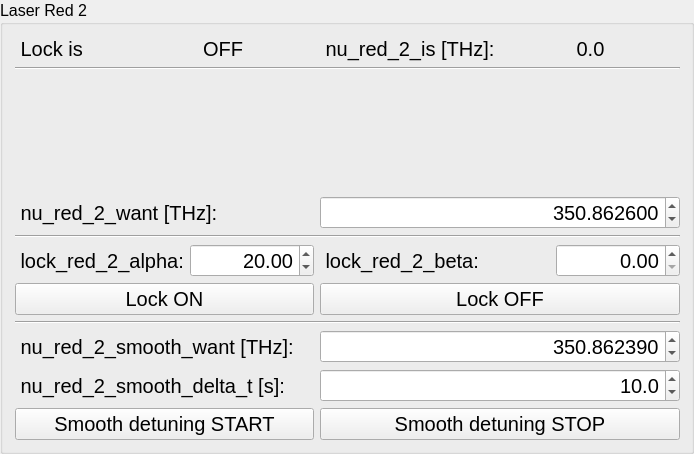
           <widget class="QGroupBox" name="groupBox_4">
            <property name="font">
             <font>
              <pointsize>12</pointsize>
             </font>
            </property>
            <property name="title">
             <string>Laser Red 2</string>
            </property>
            <layout class="QVBoxLayout" name="verticalLayout_5">
             <item>
              <layout class="QGridLayout" name="gridLayout_5">
               <item row="6" column="5" colspan="4">
                <widget class="QDoubleSpinBox" name="doubleSpinBox_nu_red_2_want">
                 <property name="font">
                  <font>
                   <pointsize>15</pointsize>
                  </font>
                 </property>
                 <property name="alignment">
                  <set>Qt::AlignRight|Qt::AlignTrailing|Qt::AlignVCenter</set>
                 </property>
                 <property name="decimals">
                  <number>6</number>
                 </property>
                 <property name="minimum">
                  <double>350.000000000000000</double>
                 </property>
                 <property name="maximum">
                  <double>351.000000000000000</double>
                 </property>
                 <property name="singleStep">
                  <double>0.000001000000000</double>
                 </property>
                 <property name="value">
                  <double>350.862599999999986</double>
                 </property>
                </widget>
               </item>
               <item row="13" column="5" colspan="4">
                <widget class="QPushButton" name="pushButton_smooth_change_laser_red_2_stop">
                 <property name="font">
                  <font>
                   <pointsize>15</pointsize>
                  </font>
                 </property>
                 <property name="text">
                  <string>Smooth detuning STOP</string>
                 </property>
                </widget>
               </item>
               <item row="3" column="0">
                <spacer name="verticalSpacer_12">
                 <property name="orientation">
                  <enum>Qt::Vertical</enum>
                 </property>
                 <property name="sizeHint" stdset="0">
                  <size>
                   <width>1</width>
                   <height>40</height>
                  </size>
                 </property>
                </spacer>
               </item>
               <item row="12" column="1" colspan="4">
                <widget class="QLabel" name="label_30">
                 <property name="font">
                  <font>
                   <pointsize>15</pointsize>
                  </font>
                 </property>
                 <property name="text">
                  <string> nu_red_2_smooth_delta_t [s]:</string>
                 </property>
                </widget>
               </item>
               <item row="8" column="1" colspan="3">
                <widget class="QLabel" name="label_27">
                 <property name="font">
                  <font>
                   <pointsize>15</pointsize>
                  </font>
                 </property>
                 <property name="text">
                  <string> lock_red_2_alpha:</string>
                 </property>
                </widget>
               </item>
               <item row="13" column="1" colspan="4">
                <widget class="QPushButton" name="pushButton_smooth_change_laser_red_2_start">
                 <property name="font">
                  <font>
                   <pointsize>15</pointsize>
                  </font>
                 </property>
                 <property name="text">
                  <string>Smooth detuning START</string>
                 </property>
                </widget>
               </item>
               <item row="9" column="1" colspan="4">
                <widget class="QPushButton" name="pushButton_lock_laser_red_2_on">
                 <property name="font">
                  <font>
                   <pointsize>15</pointsize>
                  </font>
                 </property>
                 <property name="text">
                  <string>Lock ON</string>
                 </property>
                </widget>
               </item>
               <item row="11" column="1" colspan="4">
                <widget class="QLabel" name="label_29">
                 <property name="font">
                  <font>
                   <pointsize>15</pointsize>
                  </font>
                 </property>
                 <property name="text">
                  <string> nu_red_2_smooth_want [THz]:</string>
                 </property>
                </widget>
               </item>
               <item row="8" column="5" colspan="3">
                <widget class="QLabel" name="label_28">
                 <property name="font">
                  <font>
                   <pointsize>15</pointsize>
                  </font>
                 </property>
                 <property name="text">
                  <string> lock_red_2_beta:</string>
                 </property>
                </widget>
               </item>
               <item row="9" column="5" colspan="4">
                <widget class="QPushButton" name="pushButton_lock_laser_red_2_off">
                 <property name="font">
                  <font>
                   <pointsize>15</pointsize>
                  </font>
                 </property>
                 <property name="text">
                  <string>Lock OFF</string>
                 </property>
                </widget>
               </item>
               <item row="0" column="7">
                <spacer name="horizontalSpacer_28">
                 <property name="orientation">
                  <enum>Qt::Horizontal</enum>
                 </property>
                 <property name="sizeHint" stdset="0">
                  <size>
                   <width>40</width>
                   <height>1</height>
                  </size>
                 </property>
                </spacer>
               </item>
               <item row="0" column="5">
                <spacer name="horizontalSpacer_30">
                 <property name="orientation">
                  <enum>Qt::Horizontal</enum>
                 </property>
                 <property name="sizeHint" stdset="0">
                  <size>
                   <width>40</width>
                   <height>1</height>
                  </size>
                 </property>
                </spacer>
               </item>
               <item row="0" column="8">
                <spacer name="horizontalSpacer_19">
                 <property name="orientation">
                  <enum>Qt::Horizontal</enum>
                 </property>
                 <property name="sizeHint" stdset="0">
                  <size>
                   <width>40</width>
                   <height>1</height>
                  </size>
                 </property>
                </spacer>
               </item>
               <item row="0" column="1">
                <spacer name="horizontalSpacer_34">
                 <property name="orientation">
                  <enum>Qt::Horizontal</enum>
                 </property>
                 <property name="sizeHint" stdset="0">
                  <size>
                   <width>40</width>
                   <height>1</height>
                  </size>
                 </property>
                </spacer>
               </item>
               <item row="0" column="4">
                <spacer name="horizontalSpacer_31">
                 <property name="orientation">
                  <enum>Qt::Horizontal</enum>
                 </property>
                 <property name="sizeHint" stdset="0">
                  <size>
                   <width>40</width>
                   <height>1</height>
                  </size>
                 </property>
                </spacer>
               </item>
               <item row="0" column="3">
                <spacer name="horizontalSpacer_32">
                 <property name="orientation">
                  <enum>Qt::Horizontal</enum>
                 </property>
                 <property name="sizeHint" stdset="0">
                  <size>
                   <width>40</width>
                   <height>1</height>
                  </size>
                 </property>
                </spacer>
               </item>
               <item row="0" column="2">
                <spacer name="horizontalSpacer_33">
                 <property name="orientation">
                  <enum>Qt::Horizontal</enum>
                 </property>
                 <property name="sizeHint" stdset="0">
                  <size>
                   <width>40</width>
                   <height>1</height>
                  </size>
                 </property>
                </spacer>
               </item>
               <item row="0" column="6">
                <spacer name="horizontalSpacer_29">
                 <property name="orientation">
                  <enum>Qt::Horizontal</enum>
                 </property>
                 <property name="sizeHint" stdset="0">
                  <size>
                   <width>40</width>
                   <height>1</height>
                  </size>
                 </property>
                </spacer>
               </item>
               <item row="8" column="4">
                <widget class="QDoubleSpinBox" name="doubleSpinBox_lock_red_2_alpha">
                 <property name="font">
                  <font>
                   <pointsize>15</pointsize>
                  </font>
                 </property>
                 <property name="alignment">
                  <set>Qt::AlignRight|Qt::AlignTrailing|Qt::AlignVCenter</set>
                 </property>
                 <property name="decimals">
                  <number>2</number>
                 </property>
                 <property name="maximum">
                  <double>999999.000000000000000</double>
                 </property>
                 <property name="singleStep">
                  <double>0.050000000000000</double>
                 </property>
                 <property name="value">
                  <double>20.000000000000000</double>
                 </property>
                </widget>
               </item>
               <item row="8" column="8">
                <widget class="QDoubleSpinBox" name="doubleSpinBox_lock_red_2_beta">
                 <property name="font">
                  <font>
                   <pointsize>15</pointsize>
                  </font>
                 </property>
                 <property name="alignment">
                  <set>Qt::AlignRight|Qt::AlignTrailing|Qt::AlignVCenter</set>
                 </property>
                 <property name="maximum">
                  <double>999999.000000000000000</double>
                 </property>
                 <property name="singleStep">
                  <double>0.010000000000000</double>
                 </property>
                </widget>
               </item>
               <item row="11" column="5" colspan="4">
                <widget class="QDoubleSpinBox" name="doubleSpinBox_nu_red_2_smooth_want">
                 <property name="font">
                  <font>
                   <pointsize>15</pointsize>
                  </font>
                 </property>
                 <property name="alignment">
                  <set>Qt::AlignRight|Qt::AlignTrailing|Qt::AlignVCenter</set>
                 </property>
                 <property name="decimals">
                  <number>6</number>
                 </property>
                 <property name="minimum">
                  <double>350.000000000000000</double>
                 </property>
                 <property name="maximum">
                  <double>351.000000000000000</double>
                 </property>
                 <property name="singleStep">
                  <double>0.000001000000000</double>
                 </property>
                 <property name="value">
                  <double>350.862390000000005</double>
                 </property>
                </widget>
               </item>
               <item row="12" column="5" colspan="4">
                <widget class="QDoubleSpinBox" name="doubleSpinBox_nu_red_2_smooth_delta_t">
                 <property name="font">
                  <font>
                   <pointsize>15</pointsize>
                  </font>
                 </property>
                 <property name="alignment">
                  <set>Qt::AlignRight|Qt::AlignTrailing|Qt::AlignVCenter</set>
                 </property>
                 <property name="decimals">
                  <number>1</number>
                 </property>
                 <property name="maximum">
                  <double>300.000000000000000</double>
                 </property>
                 <property name="singleStep">
                  <double>0.100000000000000</double>
                 </property>
                 <property name="value">
                  <double>10.000000000000000</double>
                 </property>
                </widget>
               </item>
               <item row="7" column="1" colspan="8">
                <widget class="Line" name="line_13">
                 <property name="orientation">
                  <enum>Qt::Horizontal</enum>
                 </property>
                </widget>
               </item>
               <item row="3" column="1" rowspan="3" colspan="8">
                <layout class="QVBoxLayout" name="verticalLayout_nu_laser_red_2"/>
               </item>
               <item row="6" column="1" colspan="4">
                <widget class="QLabel" name="label_26">
                 <property name="font">
                  <font>
                   <pointsize>15</pointsize>
                  </font>
                 </property>
                 <property name="text">
                  <string> nu_red_2_want [THz]:</string>
                 </property>
                </widget>
               </item>
               <item row="1" column="5" colspan="2">
                <widget class="QLabel" name="label_24">
                 <property name="font">
                  <font>
                   <pointsize>15</pointsize>
                  </font>
                 </property>
                 <property name="text">
                  <string> nu_red_2_is [THz]:</string>
                 </property>
                </widget>
               </item>
               <item row="5" column="0">
                <spacer name="verticalSpacer_14">
                 <property name="orientation">
                  <enum>Qt::Vertical</enum>
                 </property>
                 <property name="sizeHint" stdset="0">
                  <size>
                   <width>1</width>
                   <height>40</height>
                  </size>
                 </property>
                </spacer>
               </item>
               <item row="1" column="1" colspan="2">
                <widget class="QLabel" name="label_22">
                 <property name="font">
                  <font>
                   <pointsize>15</pointsize>
                  </font>
                 </property>
                 <property name="text">
                  <string> Lock is </string>
                 </property>
                </widget>
               </item>
               <item row="4" column="0">
                <spacer name="verticalSpacer_13">
                 <property name="orientation">
                  <enum>Qt::Vertical</enum>
                 </property>
                 <property name="sizeHint" stdset="0">
                  <size>
                   <width>1</width>
                   <height>40</height>
                  </size>
                 </property>
                </spacer>
               </item>
               <item row="10" column="1" colspan="8">
                <widget class="Line" name="line_12">
                 <property name="orientation">
                  <enum>Qt::Horizontal</enum>
                 </property>
                </widget>
               </item>
               <item row="1" column="7" colspan="2">
                <widget class="QLabel" name="label_nu_red_2_is">
                 <property name="font">
                  <font>
                   <pointsize>15</pointsize>
                  </font>
                 </property>
                 <property name="text">
                  <string>0.0</string>
                 </property>
                 <property name="alignment">
                  <set>Qt::AlignCenter</set>
                 </property>
                </widget>
               </item>
               <item row="1" column="3" colspan="2">
                <widget class="QLabel" name="label_lock_red_2_status">
                 <property name="font">
                  <font>
                   <pointsize>15</pointsize>
                  </font>
                 </property>
                 <property name="text">
                  <string>OFF</string>
                 </property>
                 <property name="alignment">
                  <set>Qt::AlignCenter</set>
                 </property>
                </widget>
               </item>
               <item row="2" column="1" colspan="8">
                <widget class="Line" name="line_14">
                 <property name="orientation">
                  <enum>Qt::Horizontal</enum>
                 </property>
                </widget>
               </item>
              </layout>
             </item>
            </layout>
           </widget>
